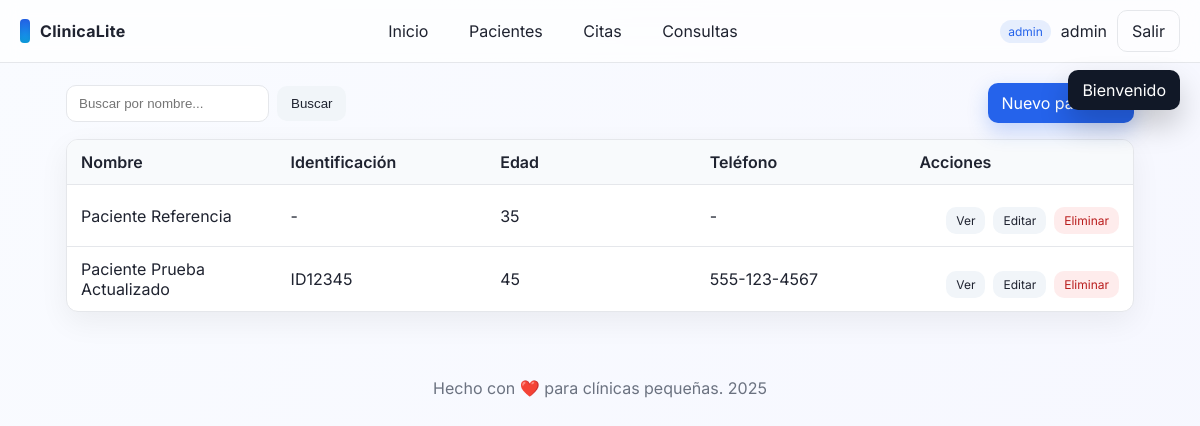
Screenshot of /consultorio_clinico_app/public/pacientes/index.php (signed in) with the database file from the repository.
### tables this page shows
CREATE TABLE `paciente` (
  `paciente_id` int(11) NOT NULL,
  `nombre` varchar(100) DEFAULT NULL,
  `fecha_nacimiento` date DEFAULT NULL,
  `telefono` varchar(20) DEFAULT NULL,
  `domicilio` text DEFAULT NULL,
  `ocupacion` varchar(100) DEFAULT NULL,
  `escolaridad` varchar(100) DEFAULT NULL,
  `nombre_responsable` varchar(100) DEFAULT NULL,
  `telefono_responsable` varchar(20) DEFAULT NULL,
  `anonim` tinyint(1) NOT NULL DEFAULT 0,
  `creado_en` datetime NOT NULL DEFAULT current_timestamp(),
  `creado_por` int(11) DEFAULT NULL,
  `modificado_en` datetime DEFAULT NULL ON UPDATE current_timestamp(),
  `modificado_por` int(11) DEFAULT NULL,
  `identificacion` varchar(30) DEFAULT NULL,
  `edad` int(11) GENERATED ALWAYS AS (timestampdiff(YEAR,`fecha_nacimiento`,curdate())) VIRTUAL
);

### consultorio_clinico_app/includes/utils.php (called while the page is built, shortened)
<?php
function e($str) { return htmlspecialchars((string)$str, ENT_QUOTES, 'UTF-8'); }
function input($key, $default = null) { return $_POST[$key] ?? $_GET[$key] ?? $default; }
?>

### consultorio_clinico_app/public/pacientes/index.php (the view, shortened to what this page needs)
<?php
require_once __DIR__ . '/../init.php';
$pdo = get_pdo();
$q = trim((string)input('q', ''));
if ($q) {
    $stmt = $pdo->prepare('SELECT * FROM paciente WHERE nombre LIKE ? ORDER BY nombre LIMIT 100');
    $stmt->execute(['%' . $q . '%']);
} else {
    $stmt = $pdo->query('SELECT * FROM paciente ORDER BY creado_en DESC LIMIT 100');
}
$pacientes = $stmt->fetchAll();
include __DIR__ . '/../partials/header.php';
include __DIR__ . '/../partials/nav.php';
?>
<section>
  <div class="toolbar">
    <form class="inline">
      <input type="text" name="q" placeholder="Buscar por nombre..." value="<?= e($q) ?>">
      <button class="btn">Buscar</button>
    </form>
    <a class="btn btn-primary" href="nuevo.php">Nuevo paciente</a>
  </div>
  <div class="table">
    <div class="row head">
      <div>Nombre</div>
      <div>Identificación</div>
      <div>Edad</div>
      <div>Teléfono</div>
      <div>Acciones</div>
    </div>
    <?php foreach ($pacientes as $p): ?>
    <div class="row">
      <div><?= e($p['nombre']) ?></div>
      <div><?= e($p['identificacion'] ?? '-') ?></div>
      <div><?= e($p['edad'] ?? '') ?></div>
      <div><?= e($p['telefono'] ?? '-') ?></div>
      <div class="actions">
        <a class="btn btn-sm" href="ver.php?id=<?= e($p['paciente_id']) ?>">Ver</a>
        <a class="btn btn-sm" href="editar.php?id=<?= e($p['paciente_id']) ?>">Editar</a>
        <a class="btn btn-sm danger" href="eliminar.php?id=<?= e($p['paciente_id']) ?>" onclick="return confirm('¿Eliminar paciente?')">Eliminar</a>
      </div>
    </div>
    <?php endforeach; ?>
  </div>
</section>
<?php include __DIR__ . '/../partials/footer.php'; ?>

### consultorio_clinico_app/public/assets/css/styles.css (style rules this page uses)
:root { --bg: #f7f7fb; --card: #ffffff; --text: #1f2330; --muted: #6b7280; --primary: #2563eb; --primary-600: #1d4ed8; --secondary: #0ea5e9; --danger: #ef4444; --success: #16a34a; --border: #e5e7eb; --radius: 12px; --shadow: 0 10px 30px rgba(0,0,0,0.06); }
* { box-sizing: border-box; }
html, body { height: 100%; }
body { margin: 0; font-family: Inter, system-ui, -apple-system, Segoe UI, Roboto, 'Helvetica Neue', Arial, 'Noto Sans', 'Liberation Sans', sans-serif; color: var(--text); background: linear-gradient(120deg, #f9fbff, #f6f7ff); }
input, select { padding: 10px 12px; border: 1px solid var(--border); border-radius: 10px; background: #fff; outline: none; transition: .2s; }
.btn { appearance: none; border: none; border-radius: 10px; padding: 10px 14px; background: #f1f5f9; color: var(--text); cursor: pointer; transition: transform .1s ease, background .2s; text-decoration: none; display: inline-block; }
.btn-primary { background: var(--primary); color: #fff; box-shadow: 0 8px 20px rgba(37,99,235,0.25); }
.btn-sm { padding: 6px 10px; font-size: 12px; }
.danger { background: rgba(239,68,68,0.1); color: #b91c1c; }
.toolbar { display: flex; align-items: center; justify-content: space-between; gap: 12px; margin-bottom: 16px; }
.inline { display: flex; align-items: center; gap: 8px; }
.table { width: 100%; border: 1px solid var(--border); border-radius: 12px; overflow: hidden; background: var(--card); box-shadow: var(--shadow); }
.row { display: grid; grid-template-columns: repeat(5, 1fr); gap: 10px; padding: 12px 14px; border-bottom: 1px solid var(--border); align-items: center; }
.row.head { background: #f8fafc; font-weight: 600; }
.row:last-child { border-bottom: 0; }
.row .actions { display: flex; gap: 8px; justify-content: flex-end; }
.actions { margin-top: 10px; display: flex; gap: 10px; }

### rows the page displays
paciente: nombre "Paciente Referencia", identificacion "-", edad "35", telefono "-"
paciente: nombre "Paciente Prueba Actualizado", identificacion "ID12345", edad "45", telefono "555-123-4567"

### other values shown
$m "Bienvenido"
APP_NAME "ClinicaLite"
$user['rol'] "admin"
$user['username'] "admin"
